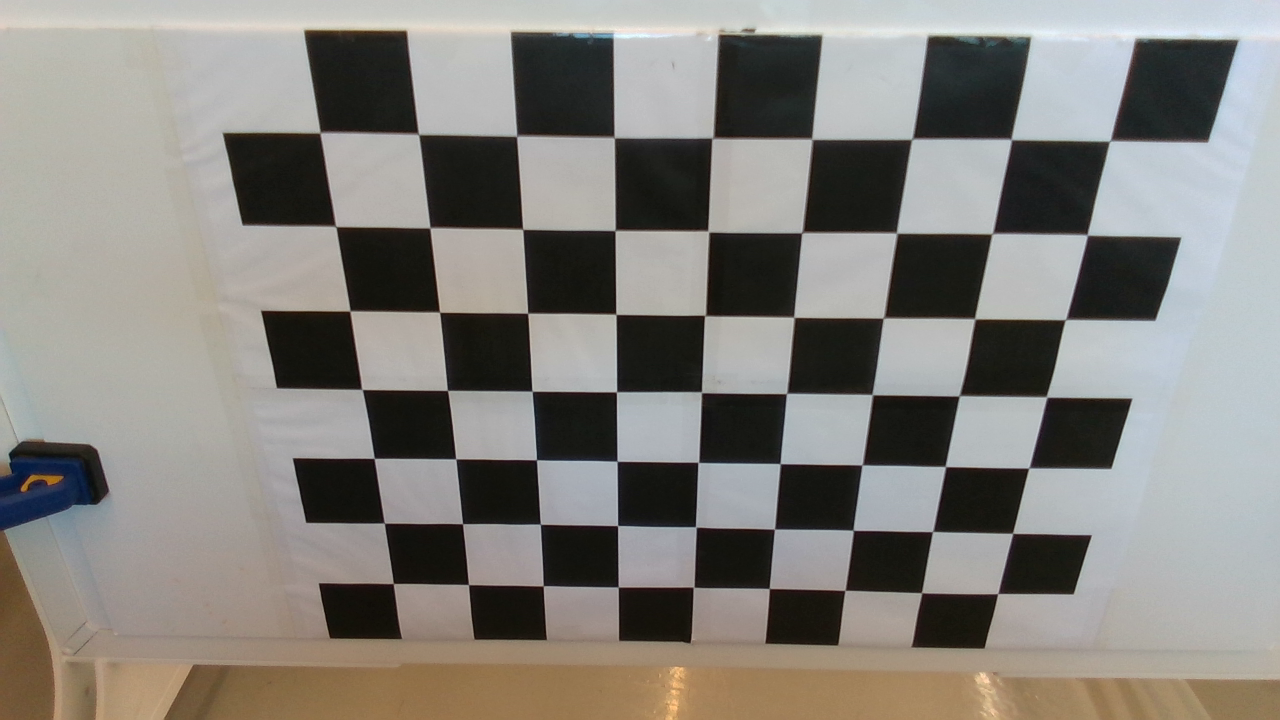
#> input picture camera_data/calibration/image.png, 1280 x 720 px
$ python calibration.py
#> lines starting #> are read from the running program, lines starting #| are printed output that depends on the picture; after the words box and inside, x2 and y2 are one past the last pixel; in counts of white or black regions, pixels touching at a corner belong together
import cv2
import numpy as np


file_name = 'image.png'
# mtx = np.array([[337.5550842285156,                   0, 322.2391662597656],
#                 [                0,  337.5550842285156, 179.506591796875],
#                 [                0,                   0,                 1]])  # Zed left camera & 640x360 image
mtx = np.array([[ 908.9029541015625,                0.0,  639.3457641601562],
                [               0.0,   908.635009765625, 360.27484130859375],
                [               0.0,                0.0,                1.0]])  # realsense camera & 1280x720 image
dist = np.array([0.0, 0.0, 0.0, 0.0, 0.0])

T_vb = np.array([[ 0, 0, 1, 184.0],
                 [ 0,-1, 0,  20.0],
                 [ 1, 0, 0,  25.5],
                 [ 0, 0, 0,   1.0]])


CHECKERBOARD = (7,9) # 체커보드 행과 열당 내부 코너 수
criteria = (cv2.TERM_CRITERIA_EPS + cv2.TERM_CRITERIA_MAX_ITER, 100, 0.001)
# 3D 점의 세계 좌표 정의
objp = np.zeros((1, CHECKERBOARD[0] * CHECKERBOARD[1], 3), np.float32)
objp[0,:,:2] = np.mgrid[0:CHECKERBOARD[0], 0:CHECKERBOARD[1]].T.reshape(-1, 2) * 5  # 체커보드의 각 사각형 길이
objpoints = []
imgpoints = []
axis = np.float32([[10,0,0], [0,10,0], [0,0,5]]).reshape(-1,3)


def draw(img, corners, imgpts):  # bgr -> rgb 순서로 바꿈
    c = corners[0].ravel()
    corner = (int(c[0]), int(c[1]))
    cv2.line(img, corner, (int(imgpts[0][0][0]), int(imgpts[0][0][1])), (0,0,255), 2)
    cv2.line(img, corner, (int(imgpts[1][0][0]), int(imgpts[1][0][1])), (0,255,0), 2)
    cv2.line(img, corner, (int(imgpts[2][0][0]), int(imgpts[2][0][1])), (255,0,0), 2)
    return img


img = cv2.imread(file_name)
#> img is the input picture: shape (720, 1280, 3); mean B, G, R 124.4, 129.6, 132.3
gray = cv2.cvtColor(img,cv2.COLOR_BGR2GRAY)
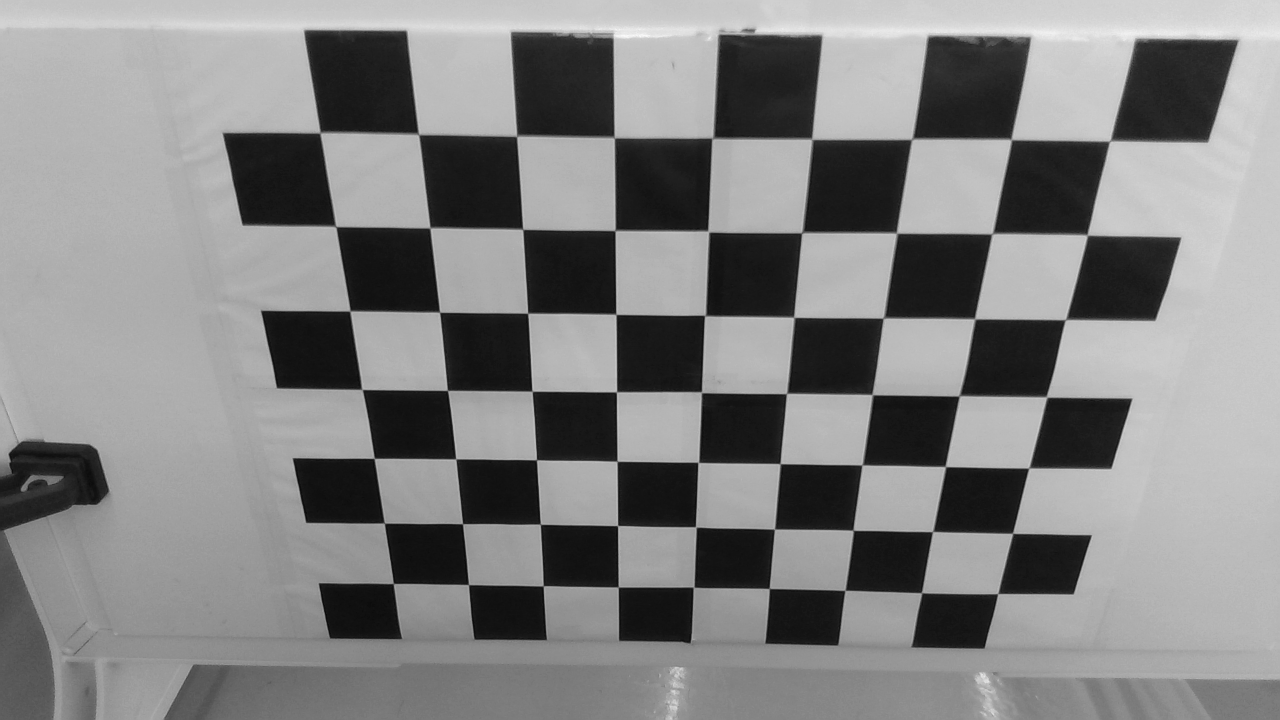
#> gray: shape (720, 1280); min 8, max 250, mean 129.8
# 이미지에서 원하는 개수의 코너가 발견되면 ret = true
ret, corners = cv2.findChessboardCorners(gray, CHECKERBOARD, None)
#> ret = True; corners = 63 rows, first 8: [393.3, 583.4], [385, 524.4], [374, 458.6], [362.7, 389.3], [350.4, 311.5], [335.2, 227], [320.8, 133.5], [468.5, 584.6]
# 원하는 개수의 코너가 감지되면 픽셀 좌표 미세조정 -> 체커보드 이미지 표시
if ret == True:
    objpoints.append(objp)
    # 주어진 2D 점에 대한 픽셀 좌표 미세조정
    corners2 = cv2.cornerSubPix(gray, corners, (11,11), (-1,-1), criteria)
#> corners2 = 63 rows, first 8: [393.3, 583.6], [384.3, 523.1], [374.2, 458.3], [361.8, 389.4], [350, 310.9], [335.6, 226.4], [319.9, 132.6], [468.5, 584.6]
    imgpoints.append(corners2)

    img = cv2.drawChessboardCorners(img, CHECKERBOARD, corners2, ret)
    _, rvecs, tvecs = cv2.solvePnP(objp, corners2, mtx, dist)
#> rvecs = [0.371, 0.402, -1.53]; tvecs = [-16.38, 14.84, 60.69]

    # world axis project to image plane
    imgpts, _ = cv2.projectPoints(axis, rvecs, tvecs, mtx, dist)
#> imgpts = [[373.8, 458.3], [543.5, 585], [412.1, 534.3]]
    img = draw(img, corners2, imgpts)
#> in draw, `c = corners[0].ravel()`: c = [393.3, 583.6]
#> in draw, `corner = (int(c[0]), int(c[1]))`: corner = (393, 583)
#> in draw, `cv2.line(img, corner, (int(imgpts[0][0][0]), int(imgpts[0][0][1])), (0..`: img: shape (720, 1280, 3); mean B, G, R 124, 129.5, 133
#> in draw, `cv2.line(img, corner, (int(imgpts[1][0][0]), int(imgpts[1][0][1])), (0..`:
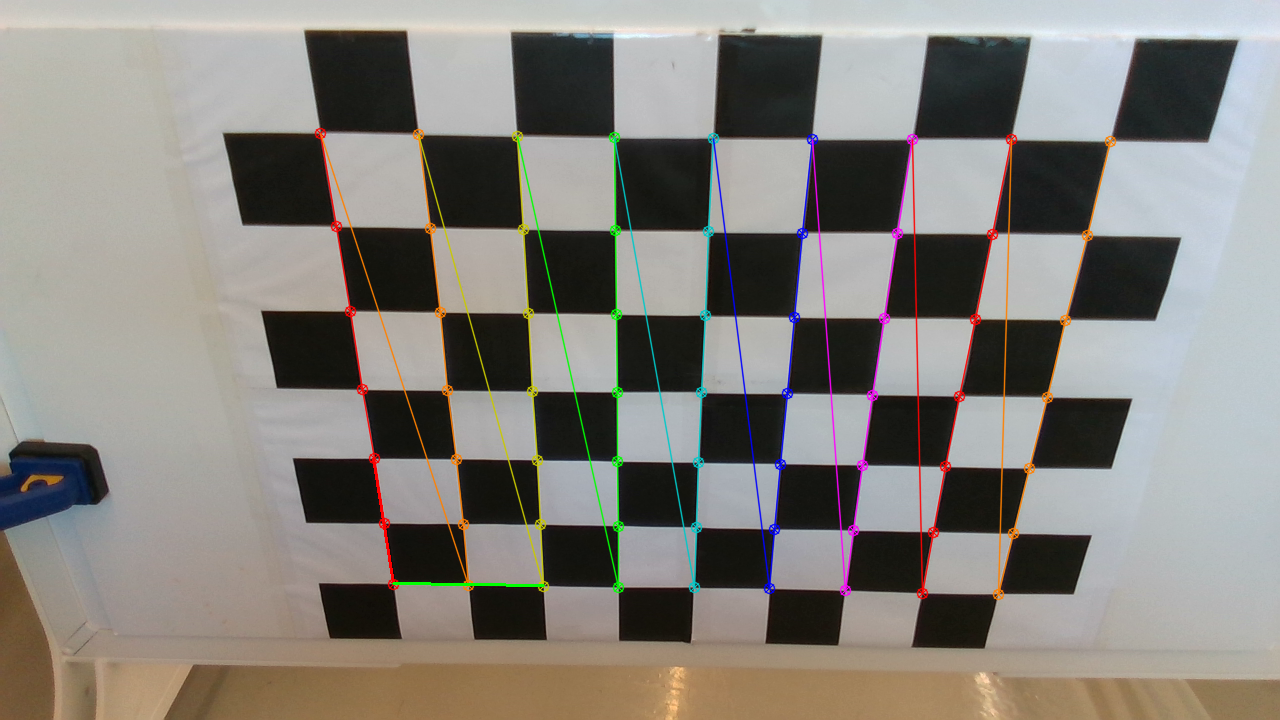
#> img: shape (720, 1280, 3); mean B, G, R 123.9, 129.6, 133
#> in draw, `cv2.line(img, corner, (int(imgpts[2][0][0]), int(imgpts[2][0][1])), (2..`: img: shape (720, 1280, 3); 0.02% of pixels changed, all inside (x1, y1, x2, y2) = (392, 533, 414, 585)

    cv2.imshow('img',img)
    cv2.imwrite("modified_image.png", img)
    cv2.waitKey(0)
    cv2.destroyAllWindows()


# print("rvecs : \n", rvecs) # rotation
# print("tvecs : \n", tvecs) # translation
rot_matrix, _ = cv2.Rodrigues(rvecs)
#> rot_matrix = [[0.00355, 1, 0.021], [-0.88, 0.0131, -0.474], [-0.474, -0.0168, 0.88]]
T_cb = np.vstack([np.hstack([rot_matrix, tvecs]), [0,0,0,1]])
#> T_cb = [[0.00355, 1, 0.021, -16.38], [-0.88, 0.0131, -0.474, 14.84], [-0.474, -0.0168, 0.88, 60.69], [0, 0, 0, 1]]
T_vc = T_vb @ np.linalg.inv(T_cb)
#> T_vc = [[0.021, -0.474, 0.88, 138], [-1, -0.0131, 0.0168, 2.8], [0.00355, -0.88, -0.474, 67.4], [0, 0, 0, 1]]
print("T_vehicle-cam: \n", T_vc)
#| T_vehicle-cam:
#|  [[ 2.10377491e-02 -4.74024049e-01  8.80260538e-01  1.37957800e+02]
#|  [-9.99772393e-01 -1.30974331e-02  1.68409940e-02  2.79708710e+00]
#|  [ 3.54611732e-03 -8.80414481e-01 -4.74191698e-01  6.73985745e+01]
#|  [ 0.00000000e+00  0.00000000e+00  0.00000000e+00  1.00000000e+00]]


# [30 lines of commented-out code are left out]
